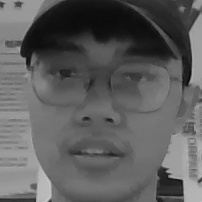
#> input picture data/lhk/0.jpg, 202 x 202 px; its folder holds only this picture in this run
$ python load_dataset.py
#> lines starting #> are read from the running program, lines starting #| are printed output that depends on the picture
#> call 2 of read_path, with path_name = './data/lhk'
#> in read_path, image is the input picture: shape (202, 202, 3); min 7, max 200, mean 93.7
import sys
import numpy as np
import os
import cv2

IMAGE_SIZE = 64


# 将输入的图像大小统一
def resize_image(image, height=IMAGE_SIZE, width=IMAGE_SIZE):
#> called with height = 64, width = 64
    top, bottom, left, right = 0, 0, 0, 0
    # 获取图像大小
    h, w, _ = image.shape
#> h = 202; w = 202
    # 对于长宽不一的，取最大值
    longest_edge = max(h, w)
#> longest_edge = 202
    # 计算较短的边需要加多少像素
    if h < longest_edge:
        dh = longest_edge - h
        top = dh // 2
        bottom = dh - top
    elif w < longest_edge:
        dw = longest_edge - w
        left = dw // 2
        right = dw - left
    else:
        pass
    # 定义填充颜色
    BLACK = [0, 0, 0]

    # 给图像增加边界，使图片长、宽等长，cv2.BORDER_CONSTANT指定边界颜色由value指定
    constant_image = cv2.copyMakeBorder(image, top, bottom, left, right, cv2.BORDER_CONSTANT, value=BLACK)

    return cv2.resize(constant_image, (height, width))
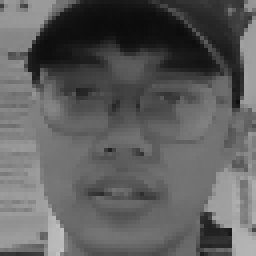
#> returned value: shape (64, 64, 3) (shown 4 times larger); min 11, max 192, mean 93.7


# 读取数据
images = []  # 数据集
labels = []  # 标注集


def read_path(path_name):
    for dir_item in os.listdir(path_name):
        full_path = path_name + '/' + dir_item
        if os.path.isdir(full_path):
            read_path(full_path)
        else:
            # 判断是人脸照片
            if dir_item.endswith('.jpg'):
                image = cv2.imread(full_path)
                image = resize_image(image)

                images.append(image)
                labels.append(path_name)
#> pass 2 of the loop in read_path, `for dir_item in os.listdir(path_name):`:
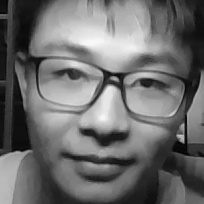
#> input picture data/yujianpeng/1.jpg, 204 x 204 px
#> in read_path, image is the input picture: shape (204, 204, 3); min 1, max 250, mean 109.1
#> in resize_image (call 2), `return cv2.resize(constant_image, (height, width))`:
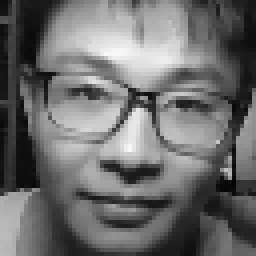
#> returned value: shape (64, 64, 3) (shown 4 times larger); min 4, max 249, mean 108.9

    return images, labels


# 为每一类数据赋予唯一的标签值
def label_id(label, users, user_num):
    for i in range(user_num):
        if label.endswith(users[i]):
            return i


# 从指定位置读数据
def load_dataset(path_name):
    users = os.listdir(path_name)
    user_num = len(users)
    images, labels = read_path(path_name)
#> images = 2 items; labels = ['./data/lhk', './data/yujianpeng']
    images_np = np.array(images)
    # 每个图片夹都赋予一个固定唯一的标签
    labels_np = np.array([label_id(label, users, user_num) for label in labels])
#> labels_np = [0, 1]

    return images_np, labels_np


if __name__ == '__main__':
    if len(sys.argv) != 1:
        print("Usage:%s path_name\r\n" % (sys.argv[0]))
    else:
        images, labels = load_dataset('./data')
#> labels = [0, 1]
        print(images)
#> (printed output is left out)
        print(labels)
#| [0 1]
